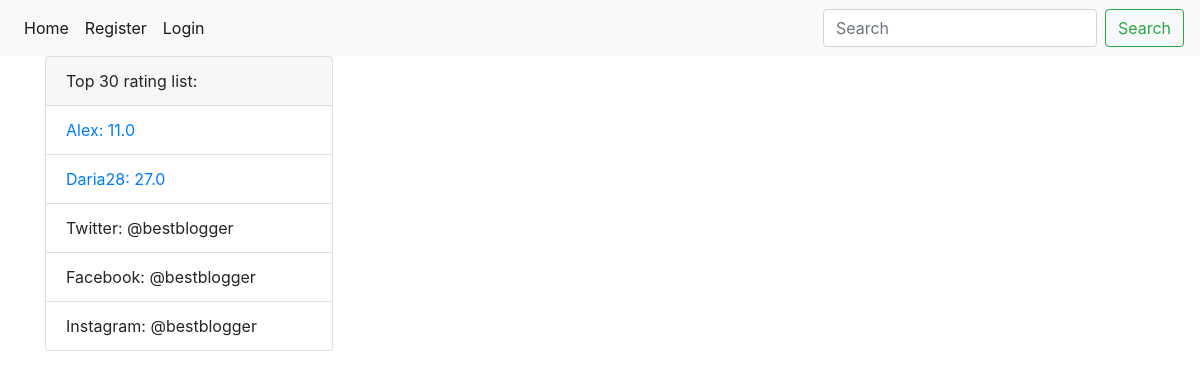
The app's page /rating, older data.
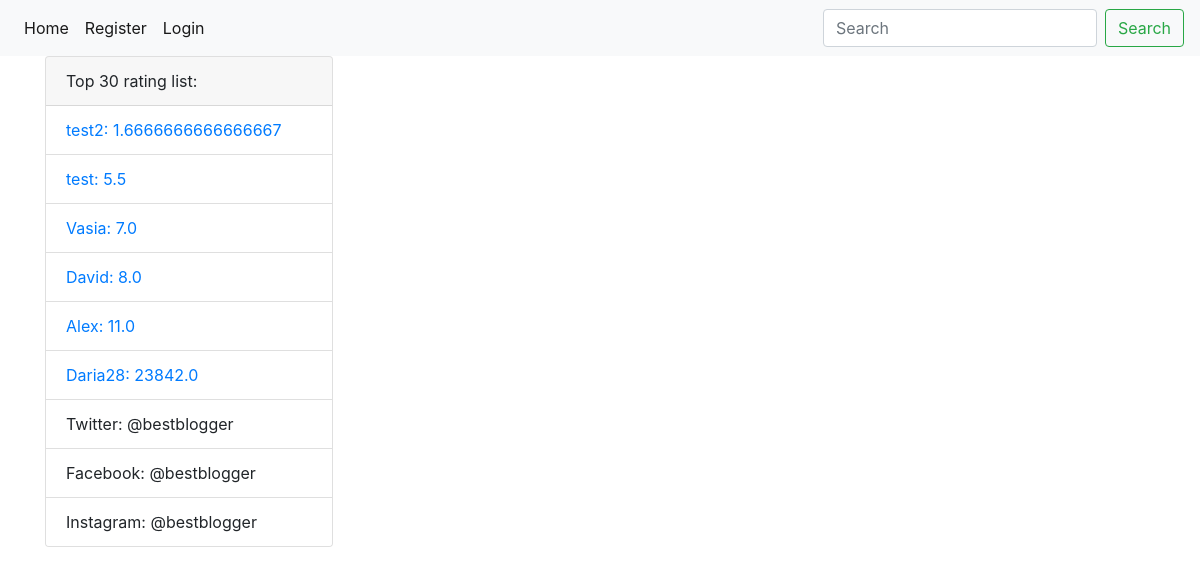
The same page, newer data.
### models.py (models this page shows, shortened)
class User(db.Model, UserMixin):
    id = db.Column(db.Integer, primary_key=True)
    username = db.Column(db.String(100), unique=True, nullable=False)
    email = db.Column(db.String(100), unique=True, nullable=False)
    password = db.Column(db.String(60), nullable=False)
    time = db.Column(db.Integer, nullable=True, default=0)
    last_start = db.Column(db.DateTime, nullable=False,
        default=datetime.utcnow)
    tasks = db.relationship("Task", secondary=task_user, backref=db.backref("users"), lazy="dynamic")

### view/user.py (the view)
@app.route("/rating")
def rating():
    users = User.query.all()
    rating = {user.username: user.time / user.tasks.count() for user in users
              if user.tasks.count() > 0}
    sorted_rating = sorted(rating.items(), key=lambda x: x[1])[:30]
    return render_template("rating.html", title="Rating",
                           sorted_rating=sorted_rating)

### templates/rating.html
{% extends 'base.html' %}
{% block content %}
  <div class="card" style="width: 18rem;">
    <div class="card-header">
      Top 30 rating list:
    </div>
    <ol class="list-group list-group-flush">
      {% for user in sorted_rating %}
        <li class="list-group-item"><a href="#">{{ user[0] }}: {{ user[1] }}</a></li>
      {% endfor %}
      <li class="list-group-item">Twitter: @bestblogger</li>
      <li class="list-group-item">Facebook: @bestblogger</li>
      <li class="list-group-item">Instagram: @bestblogger</li>
    </ol>
  </div>
{% endblock %}

### templates/base.html (shortened to what this page needs)
<!DOCTYPE html>
  <html lang="en">
    <head>
      <link rel="stylesheet" href="https://stackpath.bootstrapcdn.com/bootstrap/4.4.1/css/bootstrap.min.css">
    </head>
  <body>
  <nav class="navbar navbar-expand-lg navbar-light bg-light">
  <div class="collapse navbar-collapse" id="navbarSupportedContent">
    <ul class="navbar-nav mr-auto">
      <li class="nav-item active">
        <a class="nav-link" href="{{ url_for('home') }}">Home <span class="sr-only">(current)</span></a>
      </li>
      {% if current_user.is_authenticated %}
            <li class="nav-item active">
        <a class="nav-link" href="{{ url_for('account') }}">Account <span class="sr-only">(current)</span></a>
      </li>
        <li class="nav-item active">
          <a class="nav-link" href="{{ url_for('rating') }}">Rating <span class="sr-only">(current)</span></a>
        </li>
            <li class="nav-item active">
        <a class="nav-link" href="{{ url_for('tasks') }}">Tasks <span class="sr-only">(current)</span></a>
      </li>
      <li class="nav-item active">
        <a class="nav-link" href="{{ url_for('logout') }}">Logout <span class="sr-only">(current)</span></a>
      </li>
      {% else %}
            <li class="nav-item active">
        <a class="nav-link" href="{{ url_for('registration') }}">Register <span class="sr-only">(current)</span></a>
      </li>
            <li class="nav-item active">
        <a class="nav-link" href="{{ url_for('login') }}">Login <span class="sr-only">(current)</span></a>
      </li>
      {% endif %}
    </ul>
    <form class="form-inline my-2 my-lg-0">
      <input class="form-control mr-sm-2" type="search" placeholder="Search" aria-label="Search">
      <button class="btn btn-outline-success my-2 my-sm-0" type="submit">Search</button>
    </form>
  </div>
</nav>
<div class="container">
  {% block content %}{% endblock %}
</div>
  </body>
  </html>

Row changes from the older to the newer data that the page shows:
added User: username "test2", user "1.6666666666666667"
added User: username "test", user "5.5"
added User: username "Vasia", user "7.0"
added User: username "David", user "8.0"
changed User "Daria28": user "27.0" → "23842.0"
